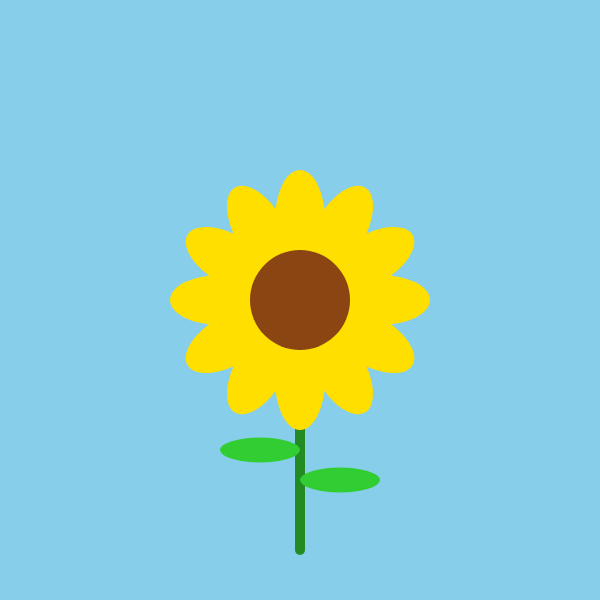
Frame 1 (no input)
Frame 60 (no input): identical to frame 1, image omitted
Frame 120 (the mouse pressed at the canvas centre since frame 60): identical to frame 1, image omitted

The p5.js sketch that drew this single still picture (run headless with seeded random() and noise() and a simulated clock; from frame 60 on, the mouse is pressed at the canvas centre):

// p5.js sketch
// ── sketch.js
// sketch.js - Lógica para dibujar con p5.js

/**
 * La función setup() se ejecuta una vez al inicio.
 */
function setup() {
  // Crear un lienzo de 600x600 píxeles donde dibujaremos
  createCanvas(600, 600);
  // Cambiar el modo de ángulo a grados para que sea más intuitivo (0-360)
  angleMode(DEGREES);
}

/**
 * La función draw() se ejecuta en bucle, creando la animación.
 */
function draw() {
  // Dibujar un fondo de cielo azul
  background(135, 206, 235);

  // --- DIBUJO DEL GIRASOL ---

  // Mover el punto de origen (0,0) al centro del lienzo.
  // Esto hace que sea más fácil dibujar formas centradas y rotarlas.
  translate(width / 2, height / 2);

  // Tallo
  strokeWeight(10); // Grosor de la línea
  stroke(34, 139, 34); // Color verde oscuro para el borde
  line(0, 100, 0, 250); // Dibuja una línea desde abajo del centro hacia abajo

  // Hojas
  noStroke(); // Quitar el borde para las hojas
  fill(50, 205, 50); // Color verde lima
  ellipse(-40, 150, 80, 25); // Dibuja una elipse para la hoja izquierda
  ellipse(40, 180, 80, 25); // Dibuja una elipse para la hoja derecha

  // Pétalos amarillos
  // Primero dibujamos los pétalos para que el centro quede por encima
  fill(255, 223, 0); // Color amarillo dorado
  noStroke();
  for (let i = 0; i < 12; i++) {
    // Rotamos el lienzo en cada iteración para dibujar el siguiente pétalo
    rotate(360 / 12);
    // Dibuja una elipse (el pétalo) a cierta distancia del centro
    ellipse(0, 80, 50, 100);
  }

  // Centro del girasol (semillas)
  fill(139, 69, 19); // Color marrón
  ellipse(0, 0, 100, 100); // Dibuja un círculo en el nuevo origen (el centro)
}
